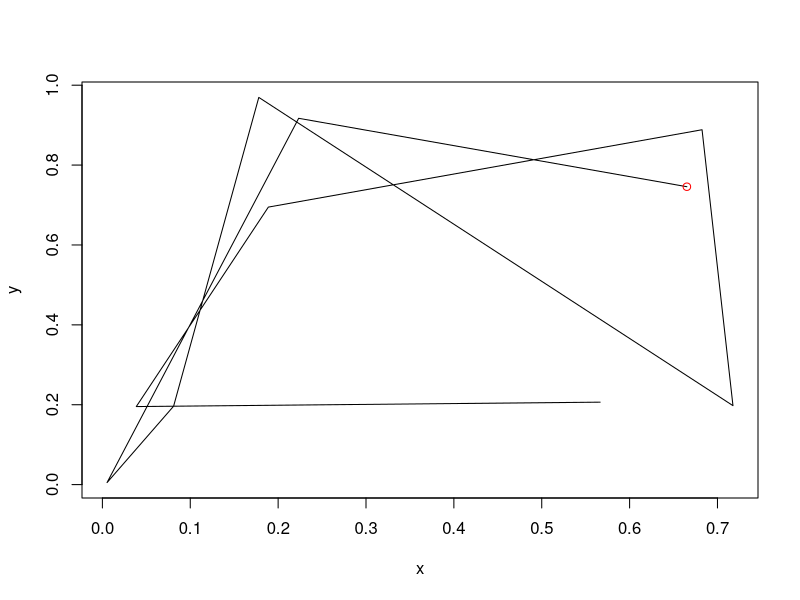

Source code (R):
# this file will plot movement with maps
x <- runif(10)
y <- runif(10)
plot(x, y, type = 'l')
points(x[1], y[1], col = 'red')
